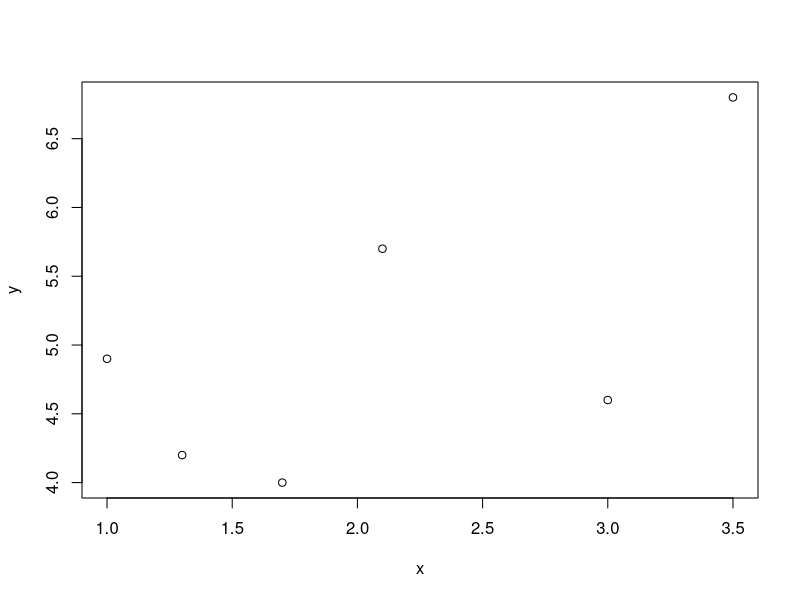
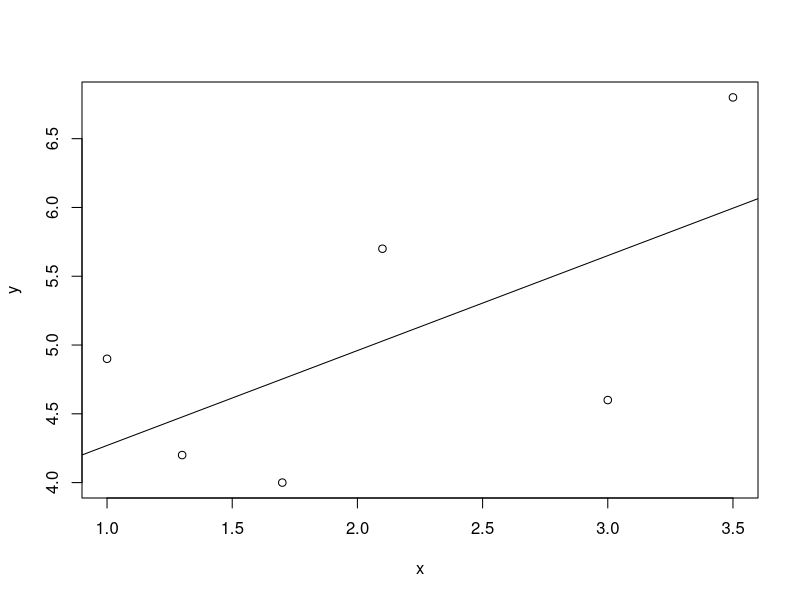
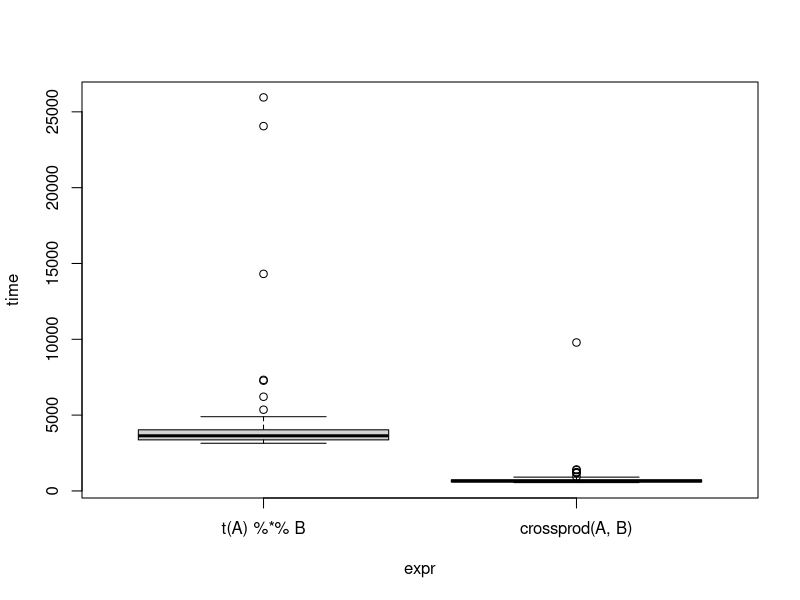
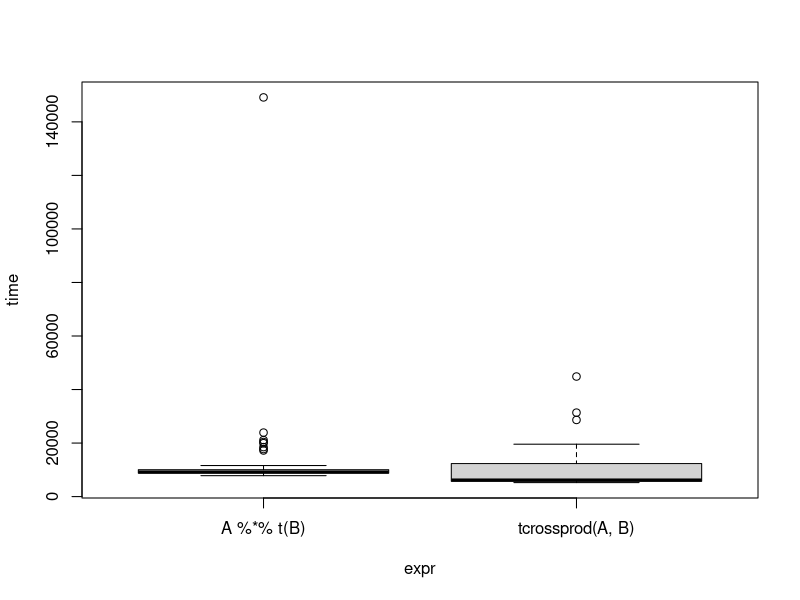
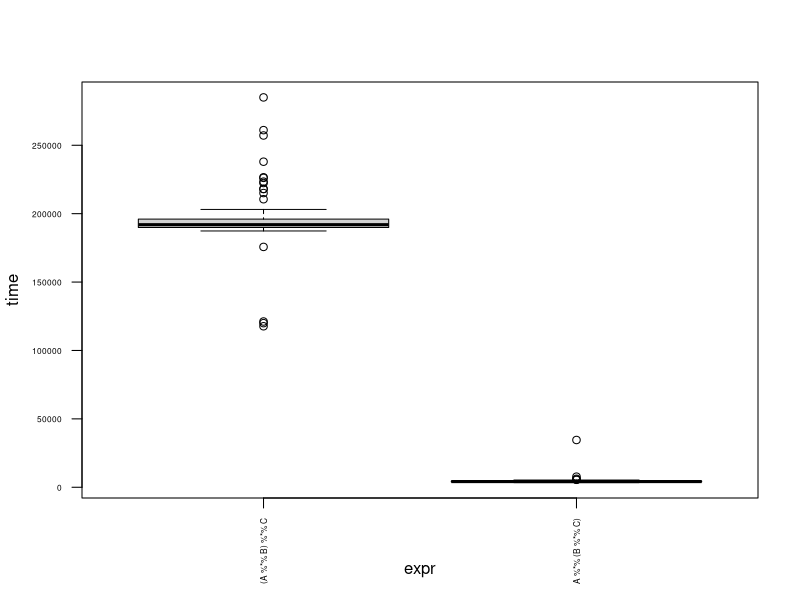

Source code (R) for these figures, in order:
## ---- chunk 1
#| include: false
# automatically create a bib database for R packages
knitr::write_bib(c(
  .packages(),
  'abind',
  'microbenchmark'
), 'packages_deeper_dive.bib')
## ---- chunk 2
if(!require(microbenchmark, quietly = TRUE)) {
  install.packages("microbenchmark",
                   repos = "https://cran.rstudio.com/")
}
## ---- chunk 3
if(!require(abind, quietly = TRUE)) {
  install.packages("abind",
                   repos = "https://cran.rstudio.com/")
}
## ---- chunk 4
A <- matrix(1:10, nrow = 5, ncol = 2)
A
## ---- chunk 5
matrix(1:6, nrow = 2, ncol = 3, byrow = TRUE)
## ---- chunk 6
cbind(1:4, 5:8)
## ---- chunk 7
rbind(1:4, 5:8)
## ---- chunk 8
dim(A)
## ---- chunk 9
nrow(A)
## ---- chunk 10
ncol(A)
## ---- chunk 11
B <- matrix(1:12, ncol = 3)
B
## ---- chunk 12
B[, 2:3]
## ---- chunk 13
B[c(1, 4), ]
## ---- chunk 14
B[c(1, 4), 2:3]
## ---- chunk 15
B[,-3]
## ---- chunk 16
B[2, ]
## ---- chunk 17
B[,2]
## ---- chunk 18
B[2, , drop = FALSE]
## ---- chunk 19
B[, 2, drop = FALSE]
## ---- chunk 20
pos <- cbind(c(1, 3, 4), c(2, 1, 3))
pos
## ---- chunk 21
B[pos]
## ---- chunk 22
A <- matrix(1:6, nrow = 2, ncol = 3, byrow = TRUE)
A
## ---- chunk 23
B <- matrix(c(2, 1, 9, 3, 1, 1), nrow = 2, ncol = 3)
B
## ---- chunk 24
A + B
## ---- chunk 25
A - B
## ---- chunk 26
2 * A
## ---- chunk 27
A
## ---- chunk 28
B <- matrix(1:6, nrow = 3, ncol = 2)
B
## ---- chunk 29
A %*% B
## ---- chunk 30
A <- matrix(1:6, ncol = 2)
A
## ---- chunk 31
B <- matrix(7:12, ncol = 2)
## ---- chunk 32
B
## ---- chunk 33
A * B
## ---- chunk 34
A
## ---- chunk 35
t(A)
## ---- chunk 36
diag(3)
## ---- chunk 37
A <- matrix(c(3, 0.5, 0.2, 
              0.5, 2, 0.1,
              0.2, 0.1, 1),
            nrow = 3)
A
## ---- chunk 38
b <- c(1, 0.7, 3)
b
## ---- chunk 39
solve(A, b)
## ---- chunk 40
x <- c(1, 1.3, 1.7, 2.1, 3, 3.5)
y <- c(4.9, 4.2, 4.0, 5.7, 4.6, 6.8)
## ---- chunk 41
plot(x, y)
## ---- chunk 42
X <- cbind(1, x)
X
## ---- chunk 43
xtx <- t(X) %*% X
xty <- t(X) %*% y
solve(xtx, xty)
## ---- chunk 44
plot(x, y)
abline(a = 3.58, b = 0.69)
## ---- chunk 45
set.seed(314)
A <- matrix(rnorm(100), ncol = 2)
B <- matrix(rnorm(100), ncol = 2)
## ---- chunk 46
all.equal(t(A) %*% B, crossprod(A, B))
## ---- chunk 47
all.equal(A %*% t(B), tcrossprod(A, B))
## ---- chunk 48
library(microbenchmark)
## ---- chunk 49
t1 <- microbenchmark::microbenchmark(t(A) %*% B, crossprod(A, B))
plot(t1)
## ---- chunk 50
t2 <- microbenchmark(A %*% t(B), tcrossprod(A, B))
plot(t2)
## ---- chunk 51
set.seed(1999)
A <- matrix(rnorm(1000), ncol = 2)
B <- matrix(rnorm(100), nrow = 2)
C <- rnorm(50)
## ---- chunk 52
t3 <- microbenchmark((A %*% B) %*% C,
                     A %*% (B %*% C))
plot(t3, las = 2, cex.axis = 0.5)
## ---- chunk 53
A <- array(1:24, dim = c(3, 2, 4))
print(A)
## ---- chunk 54
library(abind)
## ---- chunk 55
A <- abind(
      matrix(1:4, nrow = 2),
      matrix(5:8, nrow = 2),
      along = 3)
print(A)
## ---- chunk 56
B <- array(9:16, dim = c(2, 2, 2))
## ---- chunk 57
AB <- abind(A, B)
print(AB)
## ---- chunk 58
dim(A)
## ---- chunk 59
A <- array(1:24, dim = c(3, 2, 4))
print(A)
## ---- chunk 60
print(A[1, , ])
## ---- chunk 61
print(A[, 2, ])
## ---- chunk 62
print(A[, , 2:3])
## ---- chunk 63
print(A[1, 1, ])
## ---- chunk 64
print(A[1, 1, , drop = FALSE])
## ---- chunk 65
v <- cbind(c(1, 3), c(1, 2), c(1, 4))
v
## ---- chunk 66
print(A[v])
## ---- chunk 67
list(1:10, matrix(1:10, nrow = 2), mean)
## ---- chunk 68
mylist <- list(a = 1:10, b = matrix(1:10, nrow = 2), f = mean)
mylist
## ---- chunk 69
c(list(1, 1:2), list("a", c("a", "b")), list(TRUE, c(TRUE, FALSE)))
## ---- chunk 70
a <- list(a = 1, b = 1:2, c = 1:3, d = 1:4)
## ---- chunk 71
a[c(1, 3)]
## ---- chunk 72
a[c(FALSE, TRUE, FALSE, TRUE)]
## ---- chunk 73
a[c("c", "d")]
## ---- chunk 74
a[[2]]
## ---- chunk 75
a[2]
## ---- chunk 76
a$c
## ---- chunk 77
b <- list(list(1, 1:2, list(3, 3:4)), 5:7)
b
## ---- chunk 78
b[[1]]
## ---- chunk 79
b[[2]]
## ---- chunk 80
b[[1]][1:2]
## ---- chunk 81
b[[1]][[3]]
